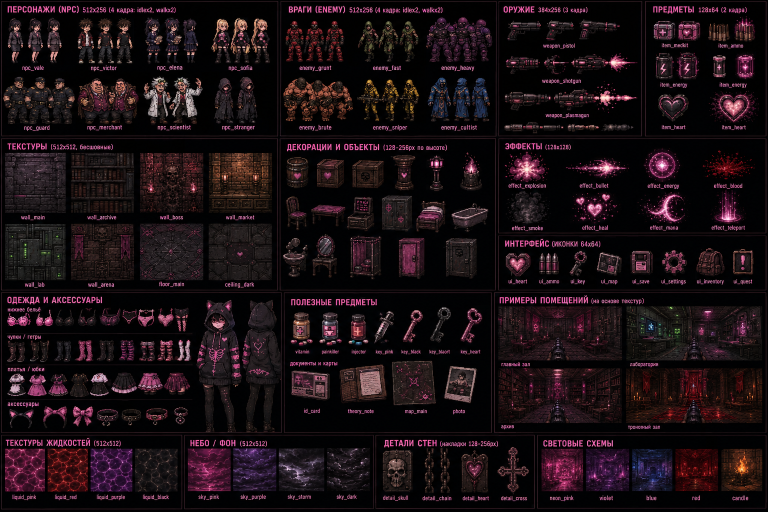
#> input picture tools/ChatGPT Image 30 июн. 2026 г., 00_00_28.png, 1536 x 1024 px, found by its file name (shown at 1/2 size)
$ python find_boundaries.py
#> lines starting #> are read from the running program, lines starting #| are printed output that depends on the picture
"""Save annotated top-row crops to find exact section x-boundaries."""
from pathlib import Path
from PIL import Image, ImageDraw

SRC = Path(r"C:\sources\OpenHeart\tools\ChatGPT Image 30 июн. 2026 г., 00_00_28.png")
OUT = SRC.parent / "debug_sections"
OUT.mkdir(exist_ok=True)

atlas = Image.open(SRC)
#> atlas is the input picture: PIL image 1536x1024 RGB; mean R, G, B 27, 15.8, 19.7
W, H = atlas.size
#> W = 1536; H = 1024
print(f"Atlas: {W}x{H}")
#| Atlas: 1536x1024

# Save full top row with vertical grid lines every 50px
row = atlas.crop((0, 0, W, 230))
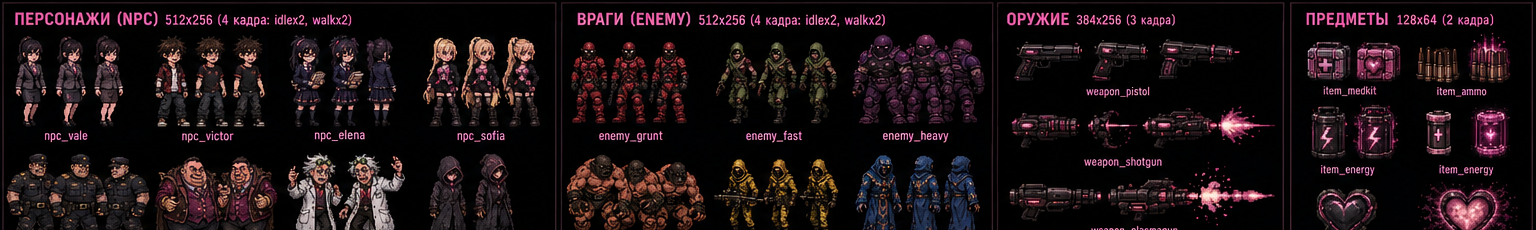
#> row: PIL image 1536x230 RGB; mean R, G, B 27.7, 17.5, 19.8
draw = ImageDraw.Draw(row)
for x in range(0, W, 50):
    draw.line([(x, 0), (x, 229)], fill=(255, 0, 0, 180), width=1)
    draw.text((x+2, 210), str(x), fill=(255, 0, 0))
row.save(OUT / "top_row_grid.png")
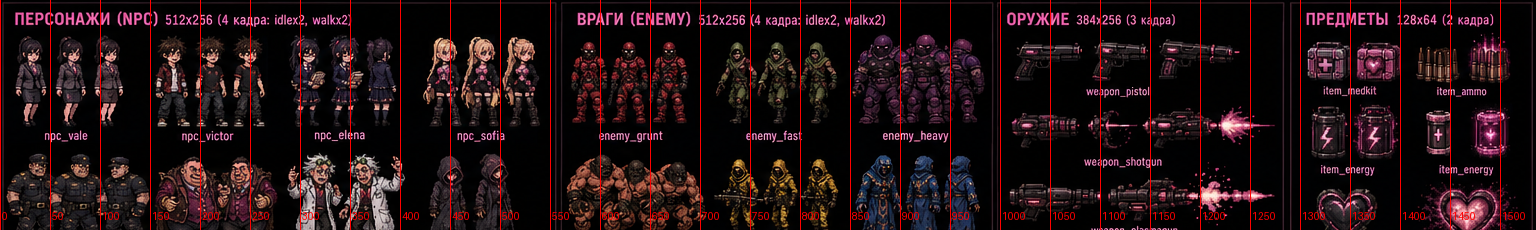
#> saved as top_row_grid.png: PIL image 1536x230 RGB; mean R, G, B 33.3, 17.1, 19.4
print("Saved top_row_grid.png")

# Save the header strip (y=0..20) full width to find section labels
header = atlas.crop((0, 0, W, 22))
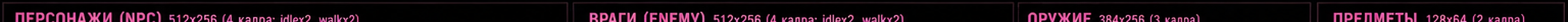
#> header: PIL image 1536x22 RGB (shown 2 times larger); mean R, G, B 26.6, 12.2, 19.4
header_big = header.resize((W, 44), Image.NEAREST)
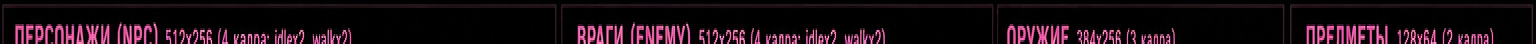
#> header_big: PIL image 1536x44 RGB; mean R, G, B 26.6, 12.2, 19.4
header_big.save(OUT / "header_strip.png")
print("Saved header_strip.png")
